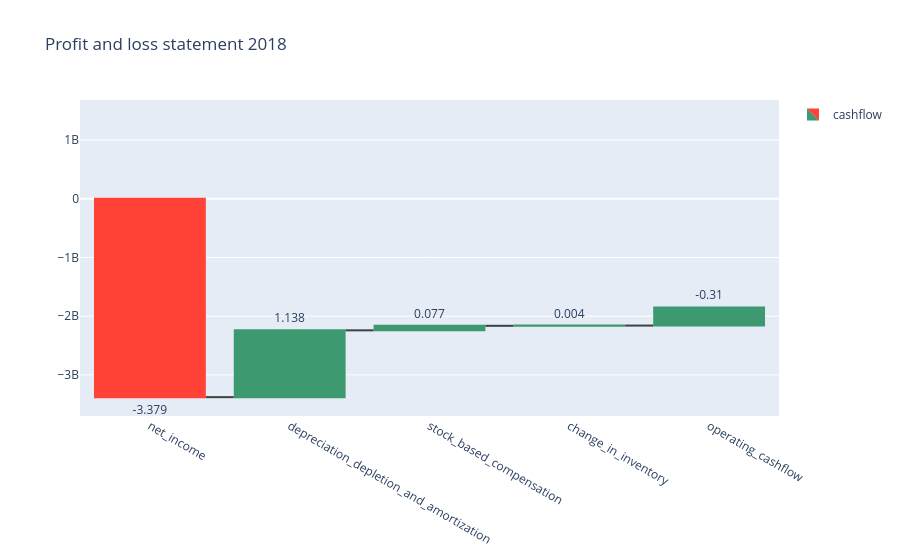

Source (notebook cell):
### Code cell
loci = 111
values = [cash_df_csv.loc[loci,"net_income"], cash_df_csv.loc[loci,"depreciation_depletion_and_amortization"] 
         ,cash_df_csv.loc[loci,"stock_based_compensation"], cash_df_csv.loc[loci,"change_in_inventory"] , -cash_df_csv.loc[loci,"operating_cashflow"]]

highest_val = max(values)

# 2. Check the scale based on the maximum value
if highest_val >= 1000000000:
    denom = 1000000000
elif highest_val >= 1000000:
    denom = 1000000

fig = go.Figure(go.Waterfall(
    name = "cashflow", orientation = "v",
    measure = ["relative", "relative", "relative", "relative","relative"],
    x = ["net_income", "depreciation_depletion_and_amortization", "stock_based_compensation", "change_in_inventory","operating_cashflow"],
    textposition = "outside",
    text = [cash_df_csv.loc[loci,"net_income"]/denom,cash_df_csv.loc[loci,"depreciation_depletion_and_amortization"]/denom, 
            cash_df_csv.loc[loci,"stock_based_compensation"]/denom, cash_df_csv.loc[loci,"change_in_inventory"]/denom, cash_df_csv.loc[loci,"operating_cashflow"]/denom],
    y = values,
    connector = {"line":{"color":"rgb(63, 63, 63)"}},
    hoverinfo="skip"
))

fig.update_layout(
        title = "Profit and loss statement 2018",
        showlegend = True
)

positive_sum = sum(list(filter(lambda values: values > 0, values)))
negative_sum = sum(list(filter(lambda values: values < 0, values)))
total = sum(values)
fig.update_yaxes(
        range=[total*2 if total < 0 else 0,positive_sum+positive_sum*0.1]
)

fig.show()

### Figure 1 — Plotly figure (JSON) as saved in the notebook; plotly's stock layout.template omitted (floating-point values rounded to 4 significant figures)
{"data": [{"connector": {"line": {"color": "rgb(63, 63, 63)"}}, "hoverinfo": "skip", "measure": ["relative", "relative", "relative", "relative", "relative"], "name": "cashflow", "orientation": "v", "text": ["-3.379", "1.138", "0.077", "0.004", "-0.31"], "textposition": "outside", "type": "waterfall", "x": ["net_income", "depreciation_depletion_and_amortization", "stock_based_compensation", "change_in_inventory", "operating_cashflow"], "y": [-3379000000, 1138000000, 77000000, 4000000, 310000000]}], "layout": {"showlegend": true, "title": {"text": "Profit and loss statement 2018"}, "yaxis": {"range": [-3700000000, 1681900000]}}}
